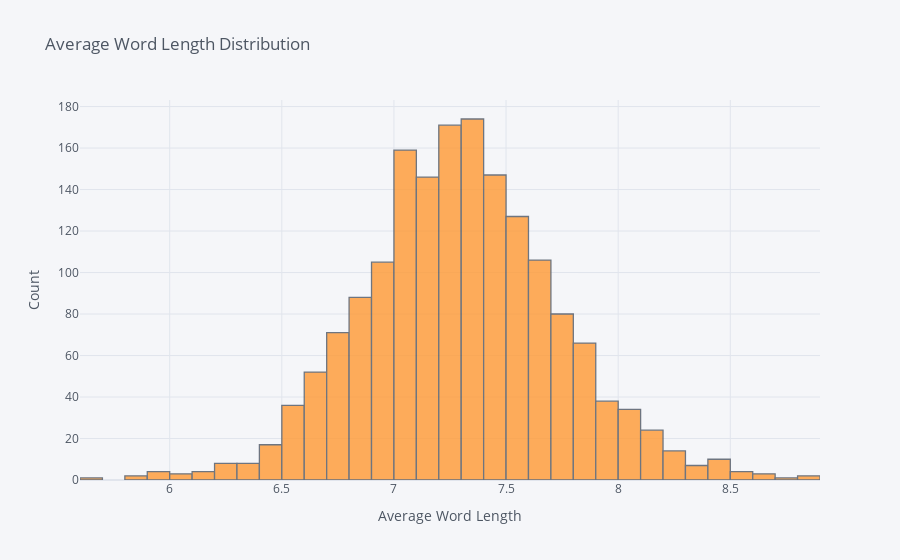

Notebook cell for this chart:
### Code cell
new['avg_word_len'].iplot(kind = 'hist', colors = 'orange', bins=50, xTitle='Average Word Length', yTitle='Count', title='Average Word Length Distribution')

### Figure 1 — Plotly figure (JSON) as saved in the notebook; plotly's stock layout.template omitted (floating-point values rounded to 4 significant figures; data arrays with more than 128 entries replaced by an {"elided": "..."} marker saying what was removed)
{"data": [{"histfunc": "count", "histnorm": "", "marker": {"color": "rgba(255, 153, 51, 1.0)", "line": {"color": "#4D5663", "width": 1.3}}, "name": "avg_word_len", "nbinsx": 50, "opacity": 0.8, "orientation": "v", "type": "histogram", "x": {"elided": "1712 float values"}}], "layout": {"barmode": "overlay", "legend": {"bgcolor": "#F5F6F9", "font": {"color": "#4D5663"}}, "paper_bgcolor": "#F5F6F9", "plot_bgcolor": "#F5F6F9", "title": {"font": {"color": "#4D5663"}, "text": "Average Word Length Distribution"}, "xaxis": {"gridcolor": "#E1E5ED", "showgrid": true, "tickfont": {"color": "#4D5663"}, "title": {"font": {"color": "#4D5663"}, "text": "Average Word Length"}, "zerolinecolor": "#E1E5ED"}, "yaxis": {"gridcolor": "#E1E5ED", "showgrid": true, "tickfont": {"color": "#4D5663"}, "title": {"font": {"color": "#4D5663"}, "text": "Count"}, "zerolinecolor": "#E1E5ED"}}}
